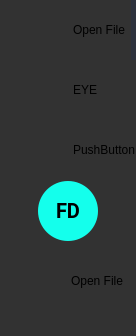
           <widget class="QFrame" name="frame_left_menu">
            <property name="sizePolicy">
             <sizepolicy hsizetype="Preferred" vsizetype="Preferred">
              <horstretch>0</horstretch>
              <verstretch>0</verstretch>
             </sizepolicy>
            </property>
            <property name="maximumSize">
             <size>
              <width>70</width>
              <height>16777215</height>
             </size>
            </property>
            <property name="layoutDirection">
             <enum>Qt::LeftToRight</enum>
            </property>
            <property name="styleSheet">
             <string notr="true">background-color:rgb(50, 50, 50);</string>
            </property>
            <property name="frameShape">
             <enum>QFrame::NoFrame</enum>
            </property>
            <property name="frameShadow">
             <enum>QFrame::Raised</enum>
            </property>
            <layout class="QVBoxLayout" name="verticalLayout_5">
             <property name="spacing">
              <number>1</number>
             </property>
             <property name="leftMargin">
              <number>0</number>
             </property>
             <property name="topMargin">
              <number>0</number>
             </property>
             <property name="rightMargin">
              <number>0</number>
             </property>
             <property name="bottomMargin">
              <number>0</number>
             </property>
             <item alignment="Qt::AlignTop">
              <widget class="QFrame" name="frame_menus">
               <property name="frameShape">
                <enum>QFrame::NoFrame</enum>
               </property>
               <property name="frameShadow">
                <enum>QFrame::Raised</enum>
               </property>
               <layout class="QVBoxLayout" name="layout_menus">
                <property name="spacing">
                 <number>0</number>
                </property>
                <property name="leftMargin">
                 <number>0</number>
                </property>
                <property name="topMargin">
                 <number>0</number>
                </property>
                <property name="rightMargin">
                 <number>0</number>
                </property>
                <property name="bottomMargin">
                 <number>0</number>
                </property>
                <item>
                 <widget class="QPushButton" name="btn_open_file">
                  <property name="sizePolicy">
                   <sizepolicy hsizetype="Expanding" vsizetype="Fixed">
                    <horstretch>0</horstretch>
                    <verstretch>0</verstretch>
                   </sizepolicy>
                  </property>
                  <property name="minimumSize">
                   <size>
                    <width>0</width>
                    <height>60</height>
                   </size>
                  </property>
                  <property name="font">
                   <font>
                    <family>Segoe UI</family>
                   </font>
                  </property>
                  <property name="layoutDirection">
                   <enum>Qt::LeftToRight</enum>
                  </property>
                  <property name="styleSheet">
                   <string notr="true">QPushButton {	
	background-image: url(:/16x16/icons/16x16/cil-home.png);
	background-position: left center;
    background-repeat: no-repeat;
	border: none;
	border-left: 28px solid rgb(50, 50, 50);
	border-right: 5px solid rgb(44, 49, 60);
	background-color: rgb(50, 50, 50);
	text-align: left;
	padding-left: 45px;
}
QPushButton:hover {
	background-color:rgb(91, 91, 91);
	border-left: 28px solid rgb(91, 91, 91);
}
QPushButton:pressed {	
	background-color: rgb(85, 170, 255);
	border-left: 28px solid rgb(85, 170, 255);
}</string>
                  </property>
                  <property name="text">
                   <string>Open File</string>
                  </property>
                 </widget>
                </item>
                <item>
                 <widget class="QPushButton" name="btn_new_user">
                  <property name="sizePolicy">
                   <sizepolicy hsizetype="Expanding" vsizetype="Fixed">
                    <horstretch>0</horstretch>
                    <verstretch>0</verstretch>
                   </sizepolicy>
                  </property>
                  <property name="minimumSize">
                   <size>
                    <width>0</width>
                    <height>60</height>
                   </size>
                  </property>
                  <property name="font">
                   <font>
                    <family>Segoe UI</family>
                   </font>
                  </property>
                  <property name="whatsThis">
                   <string>&lt;html&gt;&lt;head/&gt;&lt;body&gt;&lt;p&gt;&lt;img src=&quot;:/16x16/icons/16x16/cil-eye-open.png&quot;/&gt;&lt;/p&gt;&lt;/body&gt;&lt;/html&gt;</string>
                  </property>
                  <property name="layoutDirection">
                   <enum>Qt::LeftToRight</enum>
                  </property>
                  <property name="styleSheet">
                   <string notr="true">QPushButton {
	background-image: url(:/16x16/icons/16x16/cil-eye-open.png);
	background-position: left center;
    background-repeat: no-repeat;
	border: none;
	border-left: 28px solid rgb(50, 50, 50);
	background-color: rgb(50, 50, 50);
	text-align: left;
	padding-left: 45px;
}
QPushButton:hover {
	background-color: rgb(91, 91, 91);
	border-left: 28px solid rgb(91, 91, 91);
}
QPushButton:pressed {	
	background-color: rgb(85, 170, 255);
	border-left: 28px solid rgb(85, 170, 255);
}</string>
                  </property>
                  <property name="text">
                   <string>EYE</string>
                  </property>
                 </widget>
                </item>
                <item>
                 <widget class="QPushButton" name="btn_mouth">
                  <property name="minimumSize">
                   <size>
                    <width>0</width>
                    <height>60</height>
                   </size>
                  </property>
                  <property name="styleSheet">
                   <string notr="true">QPushButton {
	background-image: url(:/20x20/icons/20x20/mouth.png);
	background-position: left center;
    background-repeat: no-repeat;
	border: none;
	border-left: 28px solid rgb(50, 50, 50);
	background-color: :rgb(50, 50, 50);
	text-align: left;
	padding-left: 45px;
}
QPushButton:hover {
	background-color:rgb(91, 91, 91);
	border-left: 28px solid rgb(91, 91, 91);
}
QPushButton:pressed {	
	background-color: rgb(85, 170, 255);
	border-left: 28px solid rgb(85, 170, 255);
}</string>
                  </property>
                  <property name="text">
                   <string>PushButton</string>
                  </property>
                 </widget>
                </item>
               </layout>
              </widget>
             </item>
             <item alignment="Qt::AlignBottom">
              <widget class="QFrame" name="frame_extra_menus">
               <property name="sizePolicy">
                <sizepolicy hsizetype="Preferred" vsizetype="Preferred">
                 <horstretch>0</horstretch>
                 <verstretch>0</verstretch>
                </sizepolicy>
               </property>
               <property name="frameShape">
                <enum>QFrame::NoFrame</enum>
               </property>
               <property name="frameShadow">
                <enum>QFrame::Raised</enum>
               </property>
               <layout class="QVBoxLayout" name="layout_menu_bottom">
                <property name="spacing">
                 <number>10</number>
                </property>
                <property name="leftMargin">
                 <number>0</number>
                </property>
                <property name="topMargin">
                 <number>0</number>
                </property>
                <property name="rightMargin">
                 <number>0</number>
                </property>
                <property name="bottomMargin">
                 <number>25</number>
                </property>
                <item alignment="Qt::AlignHCenter">
                 <widget class="QLabel" name="label_user_icon">
                  <property name="sizePolicy">
                   <sizepolicy hsizetype="Maximum" vsizetype="Maximum">
                    <horstretch>0</horstretch>
                    <verstretch>0</verstretch>
                   </sizepolicy>
                  </property>
                  <property name="minimumSize">
                   <size>
                    <width>60</width>
                    <height>60</height>
                   </size>
                  </property>
                  <property name="maximumSize">
                   <size>
                    <width>60</width>
                    <height>60</height>
                   </size>
                  </property>
                  <property name="font">
                   <font>
                    <family>Roboto</family>
                    <pointsize>15</pointsize>
                    <weight>75</weight>
                    <bold>true</bold>
                   </font>
                  </property>
                  <property name="styleSheet">
                   <string notr="true">QLabel {
	border-radius: 30px;
	background-color:rgb(20, 255, 236);
	color:black
;
}</string>
                  </property>
                  <property name="text">
                   <string>FD</string>
                  </property>
                  <property name="alignment">
                   <set>Qt::AlignCenter</set>
                  </property>
                 </widget>
                </item>
                <item>
                 <widget class="QPushButton" name="btn_settings">
                  <property name="sizePolicy">
                   <sizepolicy hsizetype="Expanding" vsizetype="Fixed">
                    <horstretch>0</horstretch>
                    <verstretch>0</verstretch>
                   </sizepolicy>
                  </property>
                  <property name="minimumSize">
                   <size>
                    <width>0</width>
                    <height>60</height>
                   </size>
                  </property>
                  <property name="font">
                   <font>
                    <family>Segoe UI</family>
                   </font>
                  </property>
                  <property name="layoutDirection">
                   <enum>Qt::LeftToRight</enum>
                  </property>
                  <property name="styleSheet">
                   <string notr="true">QPushButton {	
	background-image: url(:/20x20/icons/20x20/cil-settings.png);
	background-position: left center;
    background-repeat: no-repeat;
	border: none;
	border-left: 26px solid rgb(50, 50, 50);
	background-color: rgb(50, 50, 50);
	text-align: left;
	padding-left: 45px;
}
QPushButton:hover {
	background-color:rgb(91, 91, 91);
	border-left: 26px solid rgb(91, 91, 91);
}
QPushButton:pressed {	
	background-color: rgb(85, 170, 255);
	border-left: 26px solid rgb(85, 170, 255);
}</string>
                  </property>
                  <property name="text">
                   <string>Open File</string>
                  </property>
                 </widget>
                </item>
               </layout>
              </widget>
             </item>
            </layout>
           </widget>
